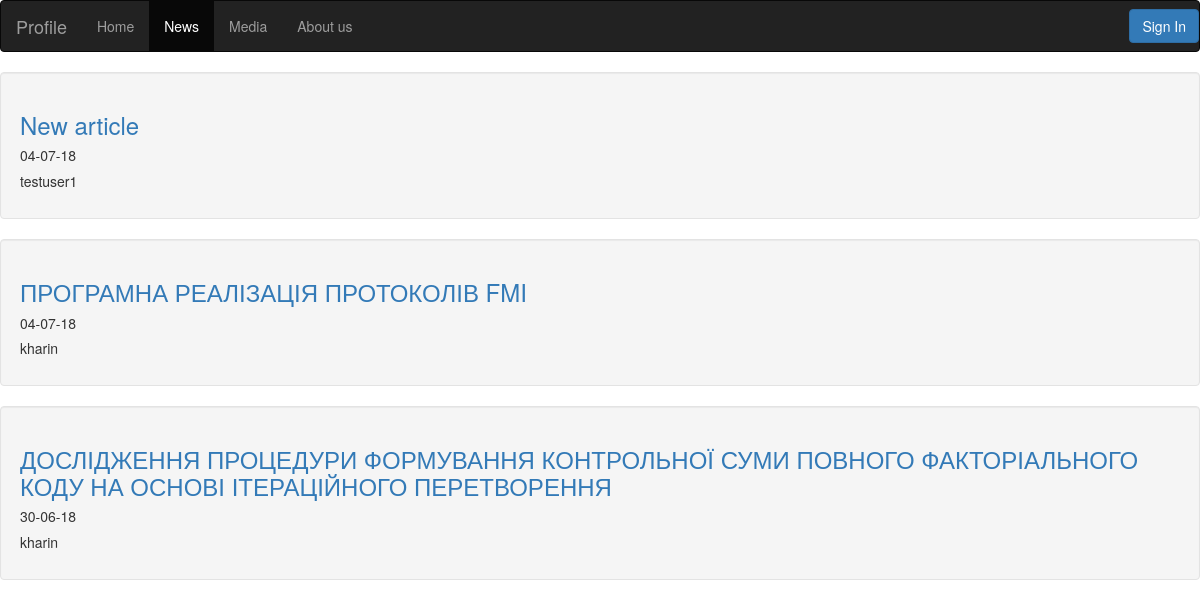
The page /news/ on the database as committed earlier.
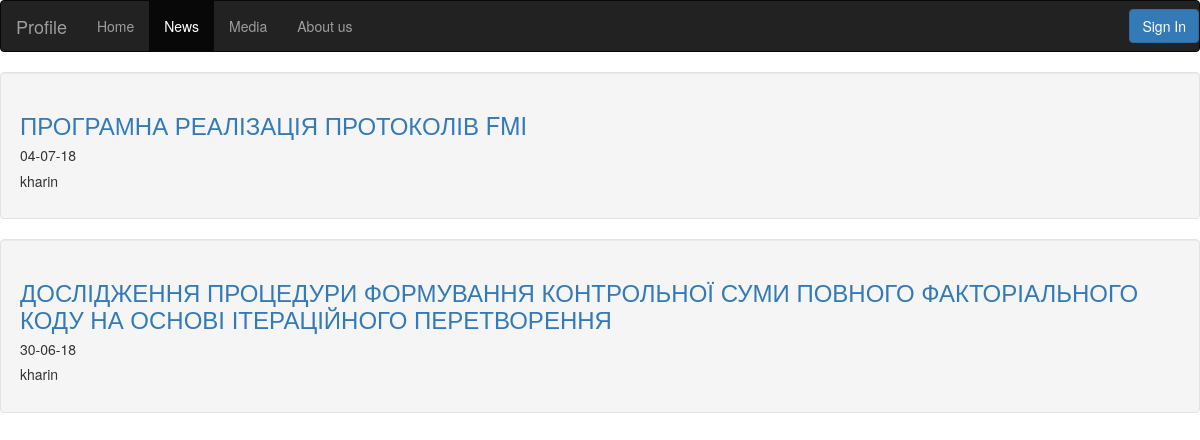
The same page on the database as committed later.
### News/models.py (models this page shows)
class Article(models.Model):
    Title = models.CharField(max_length=150)
    Content = models.TextField()
    Date = models.DateTimeField()
    Author = models.ForeignKey(User, on_delete=models.CASCADE)

### News/templates/News/news.html (shortened to what this page needs)
{% extends "HomePage/wrapper.html" %}
{% block content %}
{% for post in object_list %}
<div class="well">
    <a href="{% url 'post_detail' pk=post.pk %}"><h3>{{post.Title}}</h3></a>
    <h5>{{post.Date|date:"d-m-y"}}</h5>
    <h5>{{post.Author}}</h5>
</div>
{% endfor %}
{% endblock %}

### HomePage/templates/HomePage/wrapper.html (shortened to what this page needs)
<!DOCTYPE html>
<html lang="en">
<head>
    <link rel="stylesheet" href="https://maxcdn.bootstrapcdn.com/bootstrap/3.3.7/css/bootstrap.min.css">
</head>
<body>
<nav class="navbar navbar-inverse">
  <div class="container-fluid">
    <div class="navbar-header">
      <a class="navbar-brand" href={% if user.is_superuser %}"/admin/" {% elif user.is_authenticated %} {% url 'Profile' %} {% endif %}>Profile</a>
    </div>
    <ul class="nav navbar-nav">
      <li {% if 'home' in request.path %}class="active"{% endif %}><a href="/home/">Home</a></li>
      <li {% if 'news' in request.path %}class="active"{% endif %}><a href="/news/">News</a></li>
      <li {% if 'media' in request.path %}class="active"{% endif %}><a href="/media/">Media</a></li>
      <li {% if 'about' in request.path %}class="active"{% endif %}><a href="/about/">About us</a></li>
    </ul>
    <div class="nav navbar-nav navbar-right">
      {% if user.is_authenticated %}
        <form action="/auth/logout/">
          <button class="btn btn-primary navbar-btn">Log out</button>
        </form>
      {% else %}
        <form action="/auth/login/">
          <button class="btn btn-primary navbar-btn">Sign In</button>
        </form>
      {% endif%}
    </div>
  </div>
</nav>
  {% block content %}
  {% endblock %}
</body>
</html>

Rows that differ between the two databases and show on the page:
removed Article: Title "New article", Date "04-07-18", Author "testuser1"
